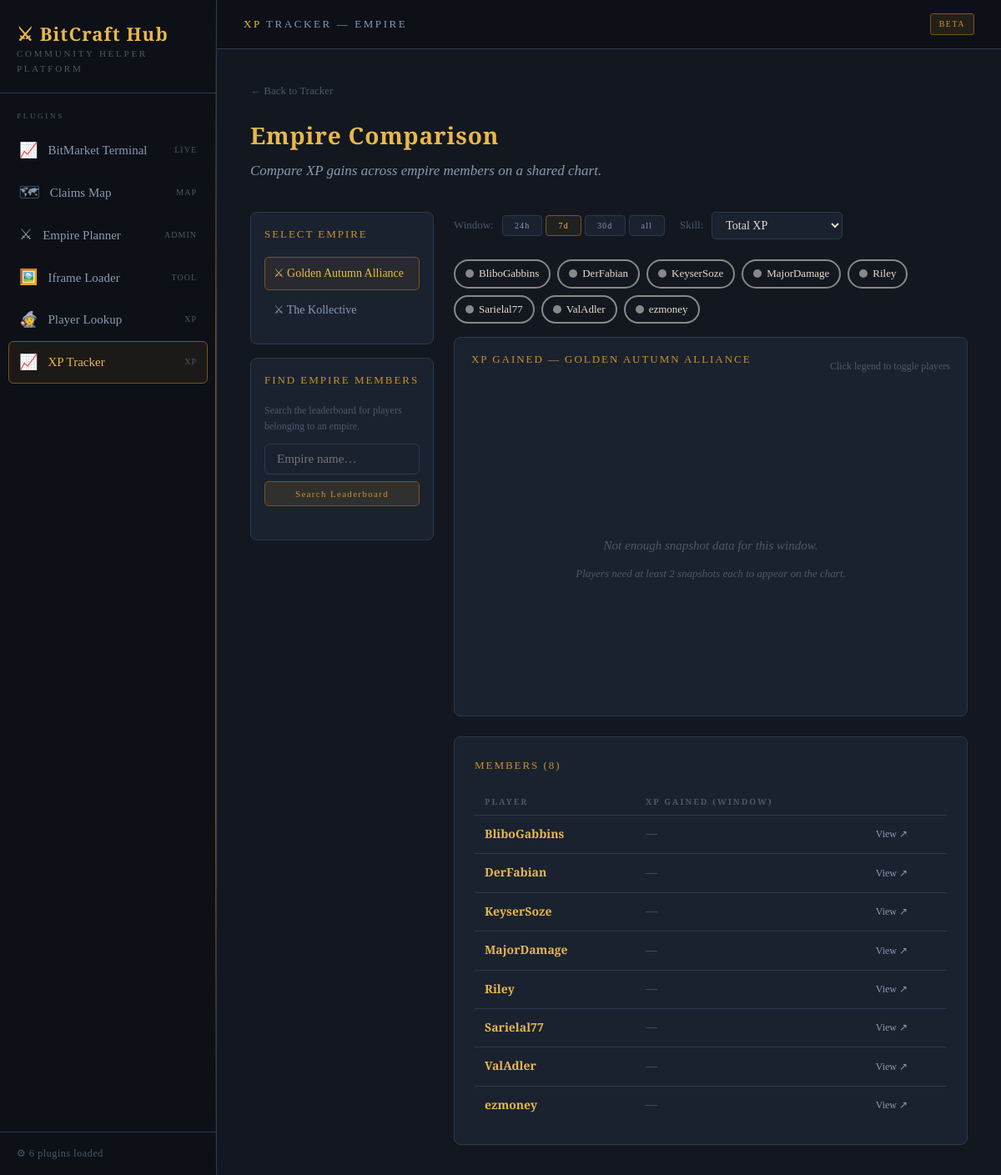
Page /xp-tracker/empire?empire=Golden+Autumn+Alliance on the committed database.
### tables this page shows
CREATE TABLE tracked_players (
            player_id   TEXT PRIMARY KEY,
            username    TEXT NOT NULL,
            empire_id   TEXT,
            empire_name TEXT,
            added_at    INTEGER NOT NULL
        , claim_id TEXT, claim_name TEXT);

### plugins/xp_tracker/routes.py (the view)
@bp.route("/empire")
def empire():
    empire_name = request.args.get("empire", "")
    window      = request.args.get("window", "7d")
    skill_id    = request.args.get("skill", None)
    empire_names   = db.get_empire_names()
    empire_members = db.get_players_by_empire(empire_name) if empire_name else []
    return render_template(
        "xp_tracker/empire.html",
        empire_name=empire_name,
        empire_names=empire_names,
        empire_members=empire_members,
        window=window,
        skill_id=skill_id,
        skills=DISPLAY_SKILLS,
        skill_icons=SKILL_ICONS,
        time_windows=list(TIME_WINDOWS.keys()),
    )

### app.py (called while the page is built)
@app.context_processor
def inject_plugins():
    return dict(plugins=plugin_registry)

### plugins/xp_tracker/db.py (called while the page is built)
def _conn():
    conn = sqlite3.connect(DB_PATH)
    conn.row_factory = sqlite3.Row
    return conn

def get_empire_names():
    with _conn() as c:
        rows = c.execute(
            "SELECT DISTINCT empire_name FROM tracked_players WHERE empire_name IS NOT NULL ORDER BY empire_name"
        ).fetchall()
        return [r["empire_name"] for r in rows]

def get_players_by_empire(empire_name):
    with _conn() as c:
        rows = c.execute(
            "SELECT player_id, username, empire_id, empire_name, added_at FROM tracked_players WHERE empire_name=? ORDER BY username",
            (empire_name,)
        ).fetchall()
        return [dict(r) for r in rows]

### plugins/xp_tracker/templates/xp_tracker/empire.html (shortened to what this page needs)
{% extends "base.html" %}
{% block topbar_title %}<span>XP</span> Tracker — Empire{% endblock %}
{% block content %}
<a href="{{ url_for('xp_tracker.index') }}" class="xpt-back">← Back to Tracker</a>
<h1 class="page-heading">Empire Comparison</h1>
<p class="page-subheading">Compare XP gains across empire members on a shared chart.</p>
<div style="display:grid;grid-template-columns:220px 1fr;gap:24px;align-items:start">
  <div>
    <div class="card" style="padding:16px">
      <div class="card-title">Select Empire</div>
      {% if empire_names %}
        {% for name in empire_names %}
        <a href="{{ url_for('xp_tracker.empire', empire=name, window=window) }}"
           style="display:block;padding:8px 10px;margin-bottom:4px;border-radius:5px;text-decoration:none;
                  font-size:14px;border:1px solid {{ 'var(--gold-dim)' if name == empire_name else 'transparent' }};
                  background:{{ 'rgba(200,146,42,0.08)' if name == empire_name else 'transparent' }};
                  color:{{ 'var(--gold-light)' if name == empire_name else 'var(--text-secondary)' }};
                  transition:all 0.15s"
           onmouseover="this.style.background='var(--bg-hover)';this.style.color='var(--text-primary)'"
           onmouseout="this.style.background='{{ 'rgba(200,146,42,0.08)' if name == empire_name else 'transparent' }}'">
          ⚔ {{ name }}
        </a>
        {% endfor %}
      {% else %}
        <div style="font-size:13px;color:var(--text-muted);font-style:italic">
          No empire data yet. Track players and wait for the next poll cycle to populate empire affiliations.
        </div>
      {% endif %}
    </div>
    <div class="card" style="padding:16px;margin-top:16px">
      <div class="card-title">Find Empire Members</div>
      <div style="font-size:12px;color:var(--text-muted);margin-bottom:10px">
        Search the leaderboard for players belonging to an empire.
      </div>
      <div class="empire-search" style="flex-direction:column;gap:8px">
        <input id="empire-search-input" class="xpt-input" type="text" placeholder="Empire name…" />
        <button class="xpt-btn" style="padding:8px 0;width:100%" onclick="searchEmpire()">Search Leaderboard</button>
      </div>
    </div>
  </div>
  <div>
    {% if empire_name %}
    <div class="xpt-controls">
      <span style="font-size:13px;color:var(--text-muted)">Window:</span>
      <div class="tab-group">
        {% for w in time_windows %}
        <button class="tab-btn {% if w == window %}active{% endif %}"
                onclick="setWindow('{{ w }}')">{{ w }}</button>
        {% endfor %}
      </div>
      <span style="font-size:13px;color:var(--text-muted);margin-left:8px">Skill:</span>
      <select class="xpt-select" id="skill-select" onchange="setSkill(this.value)">
        <option value="" {% if not skill_id %}selected{% endif %}>Total XP</option>
      </select>
    </div>
    <div class="member-toggles" id="member-toggles">
      {% for m in empire_members %}
      <div class="toggle-chip" id="chip-{{ m.player_id }}"
           onclick="togglePlayer('{{ m.player_id }}')"
           style="border-color:#888;color:#e8dcc8">
        <span class="chip-dot" style="width:10px;height:10px;border-radius:50%;background:#888;display:inline-block"></span>
        {{ m.username }}
      </div>
      {% endfor %}
    </div>
    <div class="card chart-card">
      <div class="chart-header">
        <div class="card-title">XP Gained — {{ empire_name }}</div>
        <span style="font-size:12px;color:var(--text-muted)">Click legend to toggle players</span>
      </div>
      <div class="chart-area" id="chart-wrap">
        <div class="chart-empty" id="chart-empty" style="display:none">
          <div>Not enough snapshot data for this window.</div>
          <div style="font-size:13px">Players need at least 2 snapshots each to appear on the chart.</div>
        </div>
      </div>
    </div>
    {% if empire_members %}
    <div class="card">
      <div class="card-title">Members ({{ empire_members|length }})</div>
      <table class="member-table">
        <thead>
          <tr>
            <th>Player</th>
            <th>XP Gained (window)</th>
            <th></th>
          </tr>
        </thead>
        <tbody id="member-tbody">
          {% for m in empire_members %}
          <tr>
            <td><a href="{{ url_for('xp_tracker.player_detail', player_id=m.player_id) }}" class="mt-name">{{ m.username }}</a></td>
            <td id="gain-{{ m.player_id }}" style="color:var(--text-muted)">—</td>
            <td><a href="{{ url_for('xp_tracker.player_detail', player_id=m.player_id) }}"
                   style="font-size:12px;color:var(--text-secondary);text-decoration:none">View ↗</a></td>
          </tr>
          {% endfor %}
        </tbody>
      </table>
    </div>
    {% else %}
    <div class="card"><div class="no-data">No tracked players in "{{ empire_name }}". Add players to tracking and wait for a poll cycle.</div></div>
    {% endif %}
    {% endif %}
  </div>
</div>
{% endblock %}

### templates/base.html (style rules this page uses)
:root { --bg-void: #07080a; --bg-deep: #0d1017; --bg-surface: #131820; --bg-raised: #1a2230; --bg-hover: #1f2a3a; --border: #2a3a50; --border-glow: #3d5a7a; --gold: #c8922a; --gold-light: #e8b84b; --gold-dim: #7a5518; --amber: #d4621a; --text-primary: #e8dcc8; --text-secondary:#8a9ab0; --text-muted: #4a5a6a; --teal: #2a8a7a; --teal-light: #3dbdaa; --sidebar-w: 260px; }
*, *::before, *::after { box-sizing: border-box; margin: 0; padding: 0; }
html, body { height: 100%; background: var(--bg-void); color: var(--text-primary); font-family: 'Crimson Pro', Georgia, serif; font-size: 16px; line-height: 1.6; }
body::before { content: ''; position: fixed; inset: 0; pointer-events: none; z-index: 0; opacity: 0.4; }
.topbar-title span { color: var(--gold-light); }
.page-heading { font-family: 'Cinzel', serif; font-size: 28px; font-weight: 600; color: var(--gold-light); margin-bottom: 6px; letter-spacing: 0.03em; }
.page-subheading { color: var(--text-secondary); font-size: 17px; font-weight: 300; font-style: italic; margin-bottom: 36px; }
.card { background: var(--bg-raised); border: 1px solid var(--border); border-radius: 8px; padding: 24px; transition: border-color 0.2s; }
.card-title { font-family: 'Cinzel', serif; font-size: 13px; letter-spacing: 0.15em; text-transform: uppercase; color: var(--gold); margin-bottom: 16px; }

### plugins/xp_tracker/templates/xp_tracker/empire.html (style rules this page uses)
.xpt-back { display: inline-flex; align-items: center; gap: 6px; color: var(--text-muted); text-decoration: none; font-size: 13px; margin-bottom: 20px; transition: color 0.15s; }
.xpt-controls { display: flex; gap: 10px; flex-wrap: wrap; align-items: center; margin-bottom: 24px; }
.xpt-select { background: var(--bg-raised); border: 1px solid var(--border); border-radius: 5px; padding: 7px 12px; color: var(--text-primary); font-family: inherit; font-size: 14px; cursor: pointer; }
.tab-group { display: flex; gap: 4px; }
.tab-btn { background: var(--bg-raised); border: 1px solid var(--border); border-radius: 4px; padding: 6px 14px; color: var(--text-secondary); font-family: 'Cinzel', serif; font-size: 10px; letter-spacing: 0.12em; cursor: pointer; transition: all 0.15s; }
.tab-btn.active, .tab-btn:hover { color: var(--gold-light); border-color: var(--gold-dim); background: rgba(200,146,42,0.08); }
.chart-card { padding: 0; overflow: hidden; margin-bottom: 24px; }
.chart-header { padding: 16px 20px 0; display: flex; justify-content: space-between; align-items: center; }
.chart-area { position: relative; height: 400px; padding: 12px 16px 16px; }
.chart-empty { display: flex; align-items: center; justify-content: center; height: 400px; color: var(--text-muted); font-style: italic; font-size: 15px; flex-direction: column; gap: 12px; }
.member-toggles { display: flex; flex-wrap: wrap; gap: 8px; margin-bottom: 16px; }
.toggle-chip { display: inline-flex; align-items: center; gap: 6px; padding: 5px 12px; border-radius: 20px; border: 2px solid; cursor: pointer; font-size: 13px; transition: opacity 0.18s; user-select: none; }
.member-table { width: 100%; border-collapse: collapse; }
.member-table th { font-family: 'Cinzel', serif; font-size: 10px; letter-spacing: 0.2em; text-transform: uppercase; color: var(--text-muted); padding: 8px 12px; text-align: left; border-bottom: 1px solid var(--border); }
.member-table td { padding: 11px 12px; border-bottom: 1px solid var(--border); font-size: 14px; }
.member-table tr:last-child td { border-bottom: none; }
.mt-name { color: var(--gold-light); text-decoration: none; font-weight: 600; }
.empire-search { display: flex; gap: 10px; margin-bottom: 24px; }
.xpt-input { flex: 1; background: var(--bg-raised); border: 1px solid var(--border); border-radius: 6px; padding: 9px 14px; color: var(--text-primary); font-family: inherit; font-size: 15px; }
.xpt-btn { background: rgba(200,146,42,0.12); border: 1px solid var(--gold-dim); color: var(--gold); font-family: 'Cinzel', serif; font-size: 11px; letter-spacing: 0.12em; padding: 0 18px; border-radius: 5px; cursor: pointer; transition: all 0.18s; white-space: nowrap; }

### rows in the picture
tracked_players: username "BliboGabbins"
tracked_players: username "DerFabian"
tracked_players: username "KeyserSoze"
tracked_players: username "MajorDamage"
tracked_players: username "Riley"
tracked_players: username "Sarielal77"
tracked_players: username "ValAdler"
tracked_players: username "ezmoney"

### other values in the picture
{{ plugin.icon }} "📈" "🗺" "⚔" "🖼️" "🧙" "📈"
{{ plugin.name }} "BitMarket Terminal" "Claims Map" "Empire Planner" "Iframe Loader" "Player Lookup" "XP Tracker"
{{ plugin.tag }} "LIVE" "MAP" "ADMIN" "TOOL" "XP" "XP"
{{ plugins|length }} "6"
{{ 's' if plugins|length != 1 else '' }} "s"
{{ name }} "Golden Autumn Alliance" "The Kollective"
{{ w }} "24h" "7d" "30d" "all"
{{ empire_name }} "GOLDEN AUTUMN ALLIANCE"
{{ empire_members|length }} "8"
